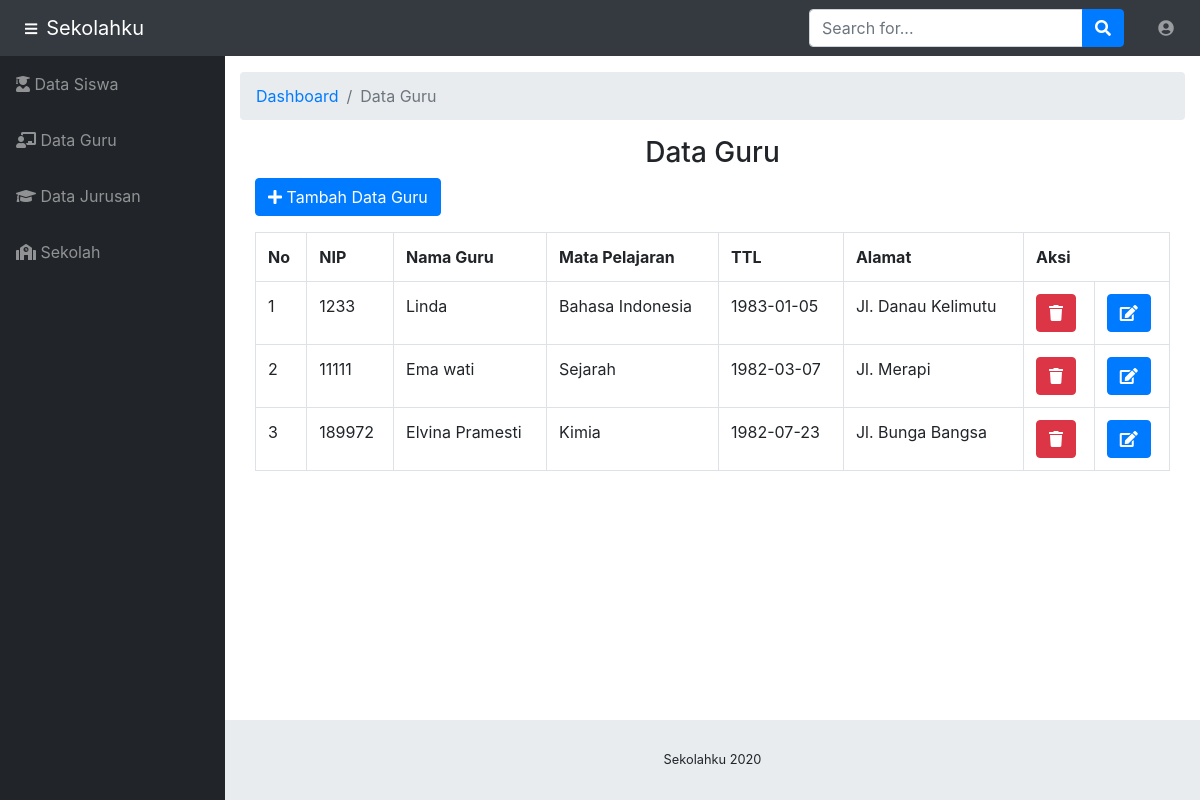
Page /index.php/admin/guru on the committed database.
### tables this page shows
CREATE TABLE IF NOT EXISTS `guru` (
  `nip` int(15) NOT NULL,
  `nmguru` varchar(100) NOT NULL,
  `mapel` varchar(100) NOT NULL,
  `ttl` date NOT NULL,
  `alamat` varchar(150) NOT NULL
);

### application/controllers/Admin.php (called while the page is built, shortened)
<?php
class Admin extends CI_Controller
{
    public function __construct()
    {
        $this->load->library('form_validation');
    }
    public function guru()
    {
        $data['title'] = 'Sekolahku';
        $data['guru'] = $this->M_guru->getAll();
        $this->load->view('templates/header3', $data);
        $this->load->view('templates/navbar');
        $this->load->view('templates/sidebar');
        $this->load->view('admin/guru', $data);
        $this->load->view('templates/footer');
    }
}

### index.php (called while the page is built, shortened)
<?php
require_once BASEPATH.'core/CodeIgniter.php';

### application/models/M_guru.php (called while the page is built, shortened)
<?php
class M_guru extends CI_Model
{
    private $_table = "guru";
    public function getAll()
    {
        return $this->db->get($this->_table)->result();
    }
}

### application/views/admin/guru.php (the view, shortened to what this page needs)
<div class="row">
    <div class="col-lg-12">
        <ol class="breadcrumb">
            <li class="breadcrumb-item">
                <a href="#">Dashboard</a>
            </li>
            <li class="breadcrumb-item active">Data Guru</li>
        </ol>
    </div>
</div>
<div class="container">
    <center>
        <h3>Data Guru</h3>
    </center>
    <button class="btn btn-primary" data-toggle="modal" data-target="#exampleModal"><i class="fa fa-plus"></i> Tambah Data Guru</button>
    <div class="row">
        <div class="col-lg-12">
            <div class="my-3">
                <div class="table-responsive mx-auto">
                    <table class="table table-bordered">
                        <tr>
                            <th>No</th>
                            <th>NIP</th>
                            <th>Nama Guru</th>
                            <th>Mata Pelajaran</th>
                            <th>TTL</th>
                            <th>Alamat</th>
                            <th colspan="2">Aksi</th>
                        </tr>
                        <?php
                        $no = 1;
                        foreach ($guru as $gr) : ?>
                            <tr>
                                <td><?php echo $no++ ?></td>
                                <td><?php echo $gr->nip ?></td>
                                <td><?php echo $gr->nmguru ?></td>
                                <td><?php echo $gr->mapel ?></td>
                                <td><?php echo $gr->ttl ?></td>
                                <td><?php echo $gr->alamat ?></td>
                                <td onclick="javascript: return confirm('Anda yakin ingin menghapus')"><?php echo anchor('guru/hapus/' . $gr->nip, '<div class="btn btn-danger"><i class="fa fa-trash"></i></div>') ?>
                                </td>
                                <td>
                                    <?php echo anchor('guru/edit_g/' . $gr->nip, '<div class="btn btn-primary" class="btn-sm"><i class="fa fa-edit"></i></div>') ?>
                                </td>
                            </tr>
                        <?php endforeach; ?>
                    </table>
                </div>
            </div>
        </div>
    </div>
</div>

### rows in the picture
guru: nip "1233", nmguru "Linda", mapel "Bahasa Indonesia", ttl "1983-01-05", alamat "Jl. Danau Kelimutu"
guru: nip "11111", nmguru "Ema wati", mapel "Sejarah", ttl "1982-03-07", alamat "Jl. Merapi"
guru: nip "189972", nmguru "Elvina Pramesti", mapel "Kimia", ttl "1982-07-23", alamat "Jl. Bunga Bangsa"
